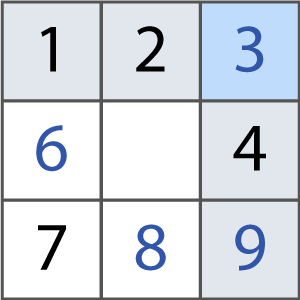
#> input picture Images/suduko.png, 300 x 300 px, found by its file name
$ python hough_transform.py
#> lines starting #> are read from the running program, lines starting #| are printed output that depends on the picture; after the words box and inside, x2 and y2 are one past the last pixel; in counts of white or black regions, pixels touching at a corner belong together
##Hough Transform
import cv2
import numpy as np
from matplotlib import pyplot as plt
img = cv2.imread('suduko.png')
#> img is the input picture: shape (300, 300, 3); mean B, G, R 227.6, 220, 214.4
gray = cv2.cvtColor(img,cv2.COLOR_BGR2GRAY)
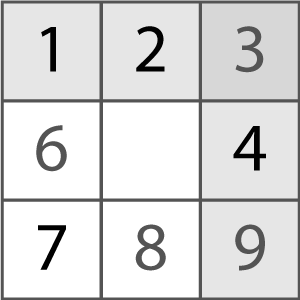
#> gray: shape (300, 300); min 0, max 255, mean 219.1
edges = cv2.Canny(gray,100,250,apertureSize = 3)
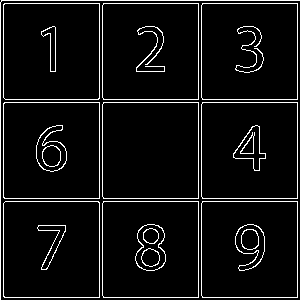
#> edges: shape (300, 300); 6.4% white in thin lines or dots
lines = cv2.HoughLines(edges,1,np.pi/180, 200)
#> lines = 14 rows, first 8: [0, 1.57], [0, 0], [198, 0], [297, 0], [99, 0], [3, 1.57], [102, 1.57], [198, 1.57]
for line in lines:
   r,theta = line[0]
   a = np.cos(theta)
   b = np.sin(theta)
   x0 = a*r
   y0 = b*r
   x1 = int(x0 + 1000*(-b))
   y1 = int(y0 + 1000*(a))
   x2 = int(x0 - 1000*(-b))
   y2 = int(y0 - 1000*(a))
   img2=cv2.line(img,(x1,y1), (x2,y2), (0,0,255),2)
#> this loop made 14 passes
#> (r, theta, a, b, x0, y0, x1, y1) on passes 1 to 12: (0, 1.57, -4.37e-08, 1, 0, 0, -1000, 0), (0, 0, 1, 0, 0, 0, 0, 1000), (198, 0, 1, 0, 198, 0, 198, 1000), (297, 0, 1, 0, 297, 0, 297, 1000), (99, 0, 1, 0, 99, 0, 99, 1000), (3, 1.57, -4.37e-08, 1, -1.31e-07, 3, -1000, 2), (102, 1.57, -4.37e-08, 1, -4.46e-06, 102, -1000, 101), (198, 1.57, -4.37e-08, 1, -8.65e-06, 198, -1000, 197), (297, 1.57, -4.37e-08, 1, -1.3e-05, 297, -1000, 296), (99, 1.57, -4.37e-08, 1, -4.33e-06, 99, -1000, 98), (201, 1.57, -4.37e-08, 1, -8.79e-06, 201, -1000, 200), (3, 0, 1, 0, 3, 0, 3, 1000)
#> pass 2, `img2=cv2.line(img,(x1,y1), (x2,y2), (0,0,255),2)`:
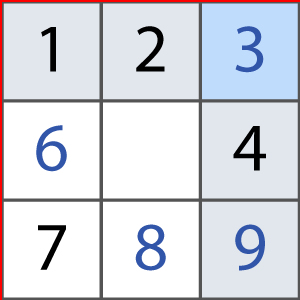
#> img2: shape (300, 300, 3); mean B, G, R 225.8, 218.2, 216
#> pass 3, `img2=cv2.line(img,(x1,y1), (x2,y2), (0,0,255),2)`:
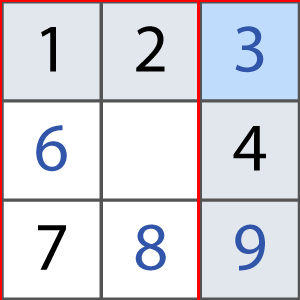
#> img2: shape (300, 300, 3); 0.99% of pixels changed, all inside (x1, y1, x2, y2) = (197, 2, 200, 300)
#> after the loop:
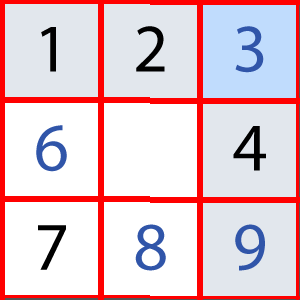
#> img: shape (300, 300, 3); 12.73% of pixels changed, all inside (x1, y1, x2, y2) = (0, 0, 300, 300)
plt.subplot(121),plt.imshow(img,cmap='gray')
plt.title('Original Image(Bibek)'),plt.xticks([]),plt.yticks([])
plt.subplot(122),plt.imshow(edges,cmap='gray')
plt.title('Hough Transform'),plt.xticks([]),plt.yticks([])
plt.show()
#> figure, not shown here; B, G, R data is drawn as R, G, B
